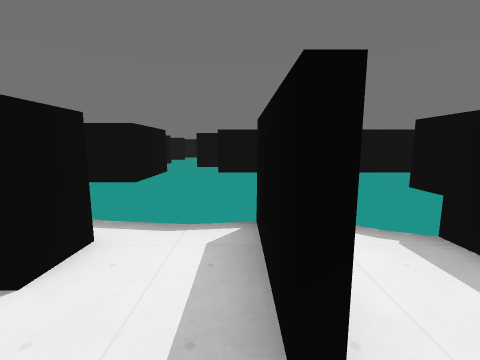
[1] (above)

21 first-person views from a walk through a level from a Godot 3-D game. The camera is 1.5 m above the floor, tilts 8° down and sees 90° across. The floor is counted in squares, 1 m on a side. Each view is taken from the middle of a square. On the plan, view 1 faces up. The plan holds only what a view shows up to about 13 squares ahead; the rest is blank. The place goes on beyond the plan. Characters and animated objects are not drawn. Surface patterns are stand-ins for the level's own textures.

[2]
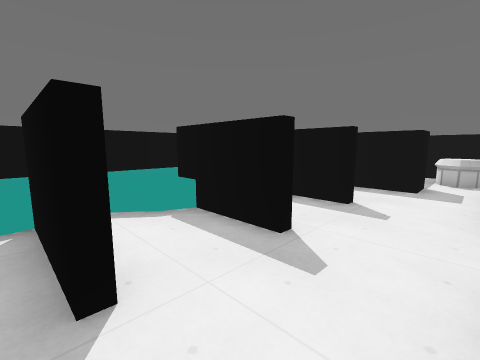

[3]
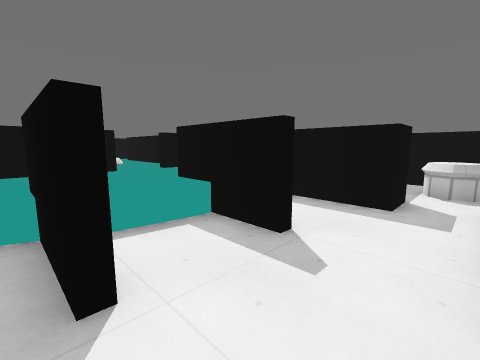

[4]
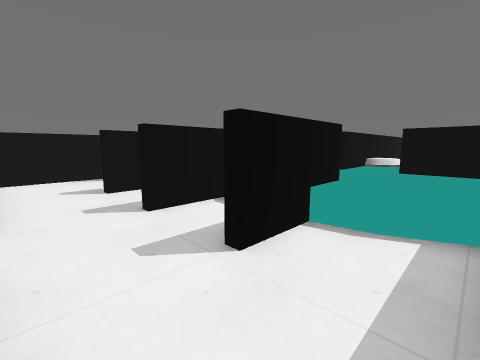

[5]
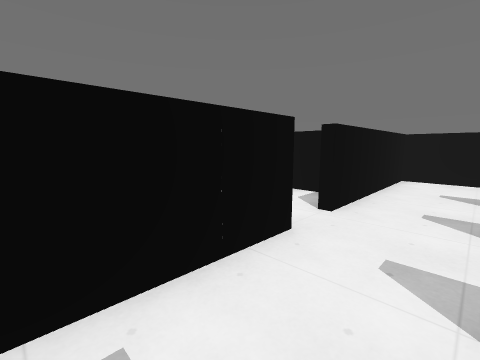

[6]
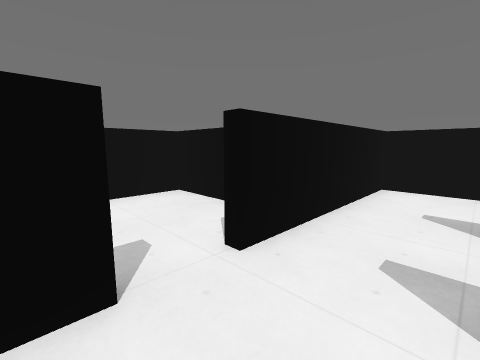

[7]
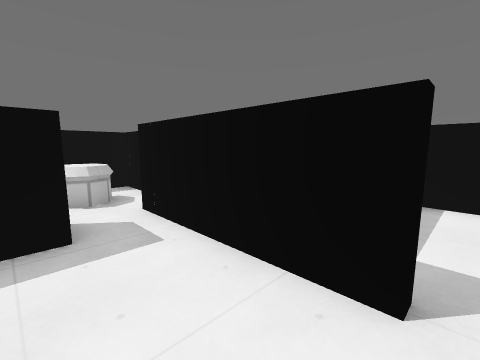

[8]
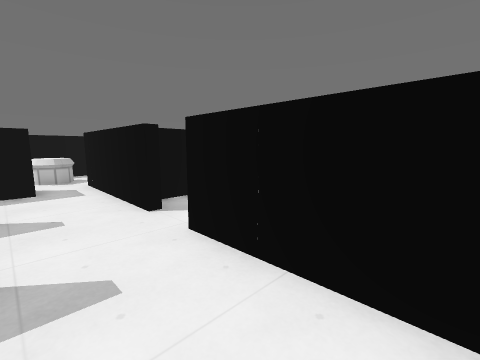

[9]
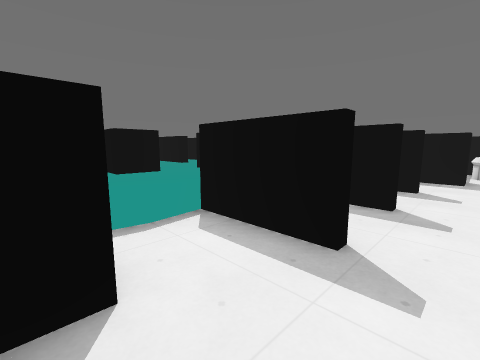

[10]
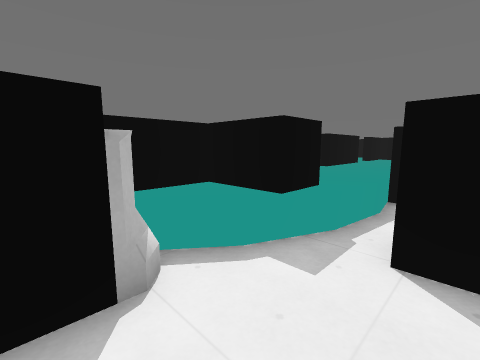

[11]
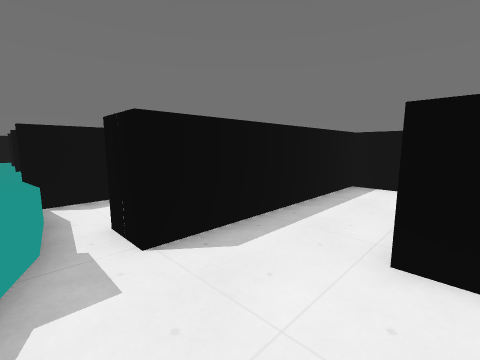

[12]
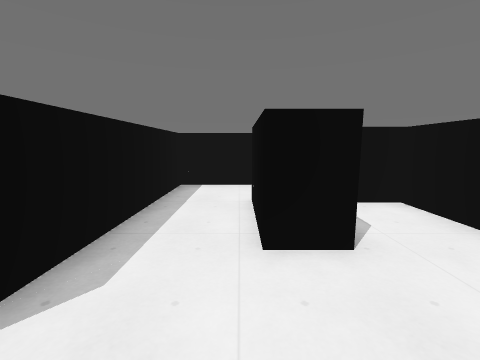

[13]
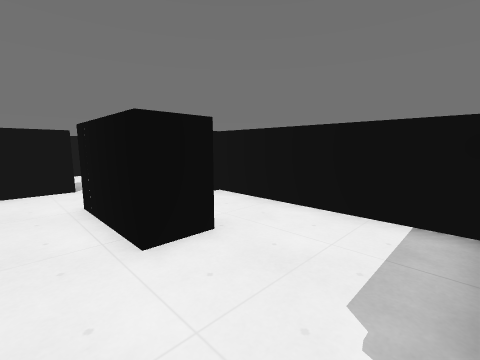

[14]
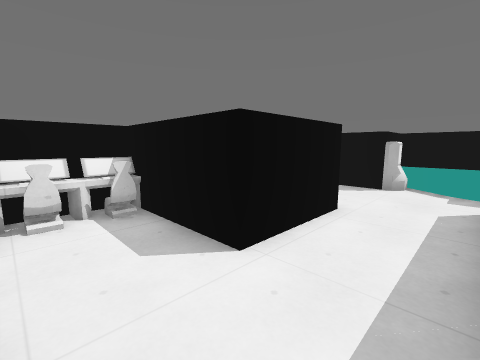

[15]
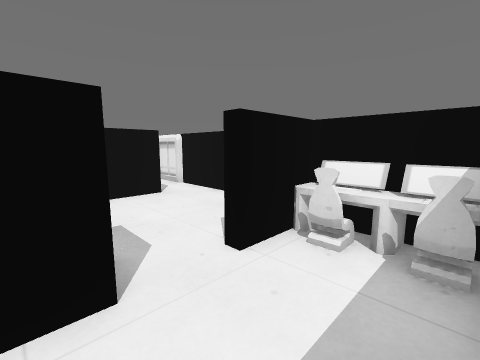

[16]
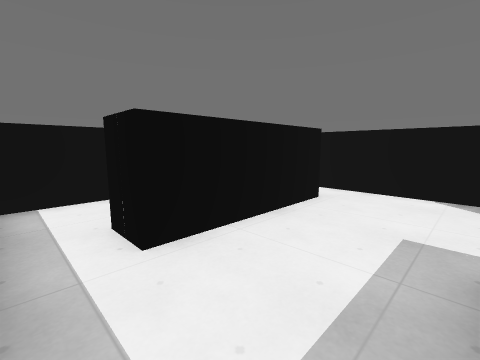

[17]
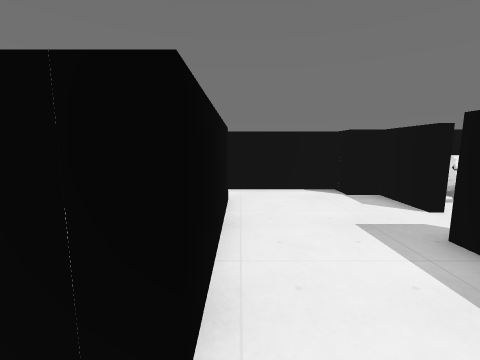

[18]
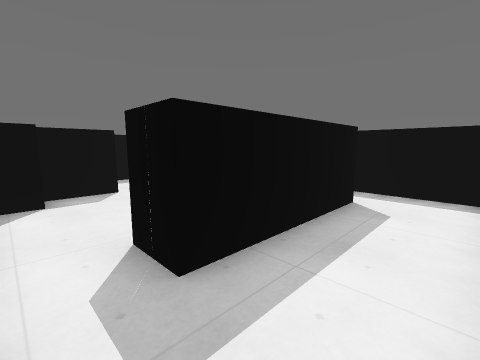

[19]
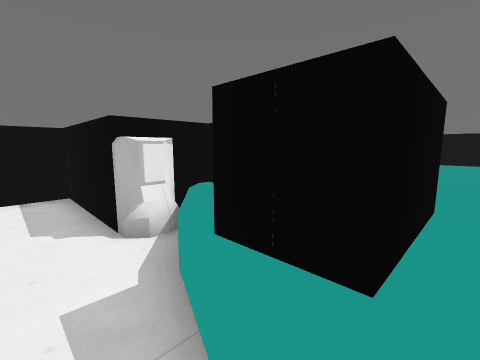

[20]
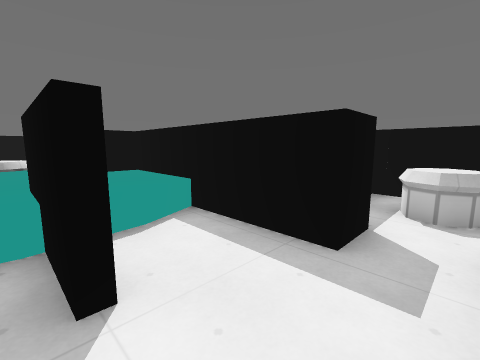

[21]
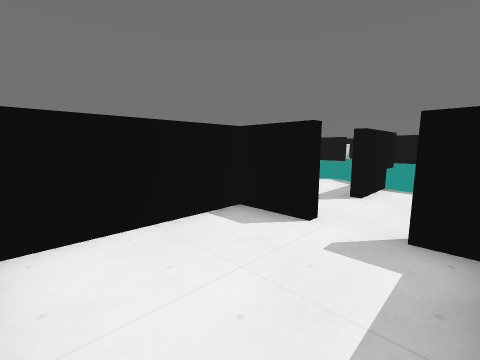

### Floor plan
Key: @ floor where view 1 was taken; # wall or solid block; . floor; ^ raised ledge; C computer; H chair; E desk.
Columns run from 12 left of view 1 to 15 right of it. Each row starts with its distance up from view 1.
  8           ^^ ^^   ^^
  7       ^^^ ^^^^^^^^^^^^
  6  ######^^ ^^^^^^^^^^^^
  5  #......^^^^^^^^^^^^^^
  4  #..........#..^^^^^^^
  3  #......##..#..#..^...#
  2  #......#...#..#..#...#   ##
  1  #...#..#.............# ...#
  0  #...#..#...@...........^^.#
 -1  #..##..#...............^^.#
 -2   CH#...########..#####....#
 -3   E......#   #.....#     ###
 -4   EH.....#   #.....
 -5 ####..####   #.....
 -6 #....... .   #.....
 -7 #........    ######
 -8 #.........
 -9 #.........
-10 #..#####..#
-11 ##........#
-12  #........#
-13  . .......#
-14        ####

Where each view was taken, in squares from view 1:
view 1: 0 up, 0 right, facing up
view 2: 1 down, 0 right, facing up-right
view 3: 1 down, 3 right, facing up-right
view 4: 1 down, 9 right, facing up-left
view 5: 1 up, 9 right, facing down-left
view 6: 1 up, 6 right, facing down-left
view 7: 1 up, 5 right, facing down-right
view 8: 1 up, 0 right, facing down-right
view 9: 0 up, 3 left, facing up-right
view 10: 3 up, 7 left, facing up-right
view 11: 5 up, 7 left, facing down-right
view 12: 5 up, 6 left, facing down
view 13: 5 up, 5 left, facing down-left
view 14: 4 down, 4 left, facing up-left
view 15: 2 down, 6 left, facing down-left
view 16: 6 down, 3 left, facing down-left
view 17: 9 down, 3 left, facing left
view 18: 13 down, 11 left, facing up-right
view 19: 4 up, 2 left, facing up-left
view 20: 1 down, 6 right, facing up-right
view 21: 6 down, 6 right, facing up-left
